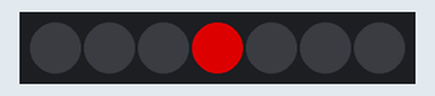
Bench run of a sketch on a simulated Arduino Uno, built with avr-gcc and run on an emulated ATmega328P. On the bench: 7 RGB LEDs in strip order, left to right. Dim RGB values are drawn brighter than linear.

Above: at 0.1 s.
At 0.6 s:
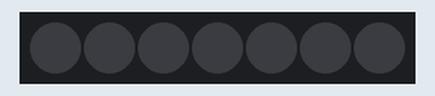
Timing chart, 0 to 130.0 s (numbered marks = the images above):
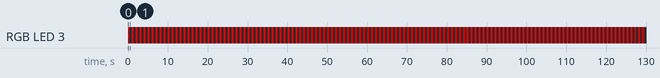

Measured:
- by itself, RGB LED 3: alternates RGB(150, 0, 0) for 0.50 s and off for 0.50 s

The sketch:

padr_o_somente_acende_led.ino
```cpp
#include <Adafruit_NeoPixel.h>
#ifdef __AVR__
  #include <avr/power.h>
#endif
#define PIN        12
#define NUMPIXELS 7

Adafruit_NeoPixel pixels(NUMPIXELS, PIN, NEO_GRB + NEO_KHZ800);
#define DELAYVAL 500

void setup() {
  Serial.begin(115200);
#if defined(__AVR_ATtiny85__) && (F_CPU == 16000000)
  clock_prescale_set(clock_div_1);
#endif

  pixels.begin();
}

void turnOnLed() {
  pixels.setPixelColor(3, pixels.Color(150, 0, 0));
  pixels.show();
}

void turnOffLed() {
   pixels.setPixelColor(3, pixels.Color(0, 0, 0));
   pixels.show();
}

void loop() {
    pixels.clear();
    for(int i=0; i<NUMPIXELS; i++) {
      turnOnLed();
      delay(DELAYVAL);
      turnOffLed();
      delay(DELAYVAL);
    }
}
```
